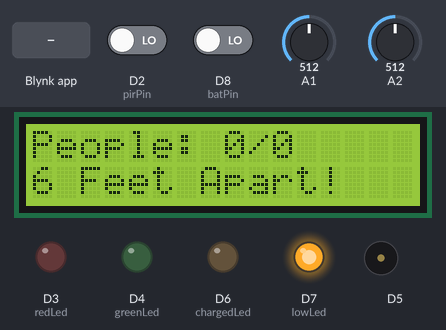
Recording of a sketch running on a simulated Arduino MKR. Shown: 16×2 character LCD, output pins drawn as LEDs (lit = HIGH), buzzer (waves = sounding). Inputs (shaded band) come from the test bench; at power-on: D2 (pirPin) LOW, D8 (batPin) LOW, A1 = 512, A2 = 512. WiFi joins after 1.5 s; servers stay silent unless stated; pins used as bus, display or sensor lines are not drawn; what the sketch prints to the serial monitor is not drawn.

Above: at 3.0 s.
3.1 s: Blynk app writes 1 to V0
At 4.3 s:
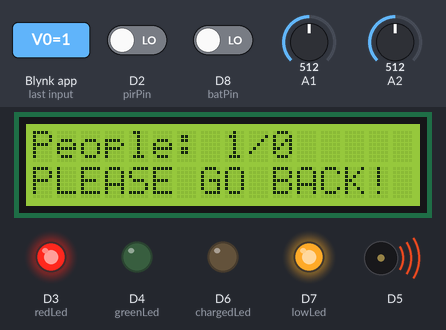
4.6 s: Blynk app writes 0 to V0
At 5.6 s:
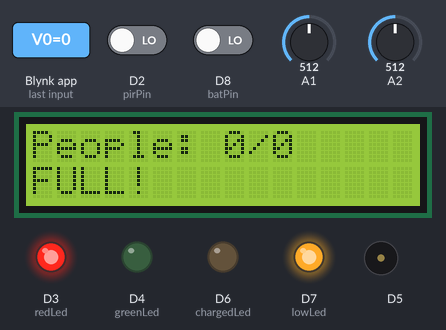
6.1 s: Blynk app writes 1 to V2
At 6.6 s:
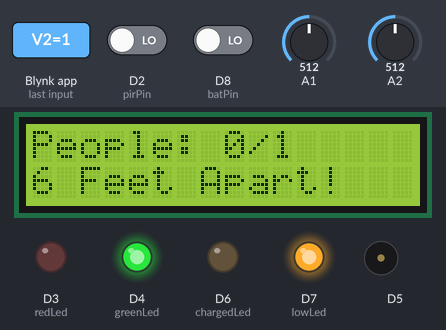
10.6 s: Blynk app writes 0 to V2
At 11.4 s:
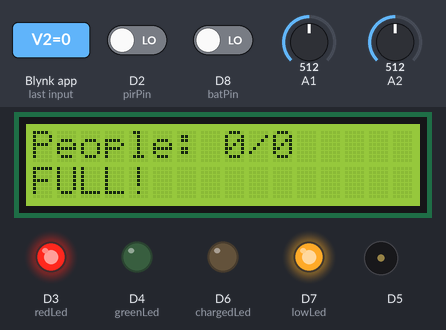
Timing chart, 0 to 13.1 s (numbered marks = the images above; inputs shaded):
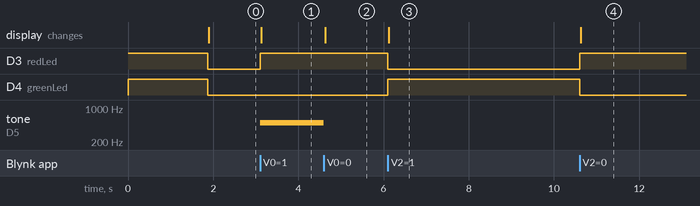

Measured:
- after the input at 3.1 s, D3 (redLed): LOW → HIGH at once; tone on D5: silent → 500 Hz at once; the display: changes at once (image 1)
- after the input at 4.6 s, tone on D5: 500 Hz → silent at once; the display: changes at once (image 2)
- after the input at 6.1 s, D3 (redLed): HIGH → LOW at once; D4 (greenLed): LOW → HIGH at once; the display: changes at once (image 3)
- after the input at 10.6 s, D3 (redLed): LOW → HIGH at once; D4 (greenLed): HIGH → LOW at once; the display: changes at once (image 4)

The sketch:

Smart_Crowd_Sensor.ino
```cpp
#include <SPI.h>
#include <WiFiNINA.h>
#include <BlynkSimpleWiFiNINA.h>
#include <Wire.h>
#include <Adafruit_LiquidCrystal.h>
#include <Adafruit_SleepyDog.h>
#define BLYNK_GREEN "#23C48E"
#define BLYNK_RED "#D3435C"
#define BLYNK_YELLOW "#ED9D00"
#define BLYNK_PRINT Serial


// Sensor Order: From left to right when looking at the sensors directly: Ultra1, PIR, Ultra2.
// The credentials for Wi-Fi and Blynk:
char auth[] = "ngsCZFQnFcKgl_szH5p2qK0BnPUFa7s6";

char ssid[] = "NETGEAR10";
char pass[] = "basicearth863";
//The variables for basic person counting
int peopleIn = 0;
int threshold;
int availableSlots;
int buzzerState = 0; //state of the buzzer, 0 for off, 1 for on
String dir = "null";

//The pin definitions for the LEDs
int redLed = 3; //stop led
int greenLed = 4;//go led
int lowLed = 7; //low battery led
int chargedLed = 6; //good battery led

//More definitions, this time booleans
bool tooManyState = false;
bool canGo = true;
int timerState = 1;

// the following are integers for the PIR sensor
int pirPin = 2;
int pirState = LOW;
int pirVal = 0;
bool Person = false;

//the following are integers for both Ultra1 and Ultra2
const int trigDelay = 25; // 25 Microseconds
int rxPin = 1;

//The following are integers for Ultra1
float cmLeft = 0;

//The following are for Ultra2
float cmRight = 0;

//The following are for the battery and the PowerBoost 500C
int batPin = 8;
int batState = HIGH;

WidgetLED batLed(V5);
Adafruit_LiquidCrystal lcd(0);
BlynkTimer timer;
WidgetTerminal terminal(V3);


 void setup() {
  Serial.begin(9600);
  //Pin mode
  pinMode(redLed, OUTPUT);
  pinMode(greenLed, OUTPUT);
  pinMode(batPin, INPUT);
  pinMode(lowLed, OUTPUT);
  pinMode(chargedLed, OUTPUT);
  pinMode(rxPin, OUTPUT);
  //set both Go and Stop leds to HIGH
  digitalWrite(redLed, HIGH);
  digitalWrite(greenLed, HIGH);
  lcd.begin(16, 2);
  lcd.clear();
  lcd.setCursor(0,0);
  lcd.print("People: ");
  //Delay a few to calibrate the PIR sensor, may still be erratic after but only for a minute or two.
  //connects to Blynk
  digitalWrite(rxPin, HIGH);
  delay(1);
  digitalWrite(rxPin, LOW);
  Blynk.begin(auth, ssid, pass);
  Serial.println("All systems go!");
  Serial.println("Check 1");
  Serial.println("Check 1.5");
  digitalWrite(redLed, LOW);
  digitalWrite(greenLed, LOW);
  Serial.println("Check 2");
  Serial.println("Check 3");
  Battery();
  Serial.println("Check 4");
  Blynk.syncVirtual(V2);
  availableSlots = threshold - peopleIn;
  Blynk.virtualWrite(V0, peopleIn);
  Blynk.virtualWrite(V1, availableSlots);
  terminal.clear();
  terminal.println("************************");
  terminal.println("Initialized And Connected!");
  terminal.flush();
  timer.setInterval(300000L, Battery);
  timer.setInterval(100L, Sense);
  int countdownMS = Watchdog.enable(10000);
  lcd.print(peopleIn);
  lcd.print("/");
  lcd.print(threshold);
  lcd.print("   ");
  lcd.setCursor(0, 1);
  lcd.print("6 Feet Apart!");
}
void loop() {
  Blynk.run();
  timer.run();
  Watchdog.reset();
}

BLYNK_WRITE(V4) {
  timerState = param.asInt();
}
BLYNK_WRITE(V0){
  if (timerState == 1) {
    peopleIn = param.asInt();
    availableSlots = threshold - peopleIn;
    Blynk.virtualWrite(V1, availableSlots);
    tooMany();
    lcd.setCursor(8,0);
    lcd.print(peopleIn);
    lcd.print("/");
    lcd.print(threshold);
    lcd.print("   ");
  }
}
BLYNK_WRITE(V3) {
  String termIn;
  termIn = param.asStr();
  termIn.toLowerCase();
  if (String("clear terminal") == termIn) {
    terminal.clear();
    terminal.flush();
  }
  else if (String("battery check") == termIn) {
    terminal.println("Checking...");
    terminal.flush();
    Battery();
    if (batState == LOW) {
      terminal.println("Battery Low! Recharge soon.");
       terminal.flush();
    }
    else if (batState == HIGH) {
      terminal.println("Battery Charged!");
      terminal.flush();
    }
  }
  else if (String("reset") == termIn) {
    terminal.println("Resetting...");
    terminal.flush();
    lcd.clear();
    lcd.print("Resetting...");
    Watchdog.disable();
    int countdownMS = Watchdog.enable(500);
   }
  else {
    terminal.println("ERROR: Invalid Command");
    terminal.flush();
  }

}
BLYNK_WRITE(V2) {
  if (timerState == 1) {
    threshold = param.asInt();
    Blynk.virtualWrite(V2, threshold);
    availableSlots = threshold - peopleIn;
    Blynk.virtualWrite(V1, availableSlots);
    tooMany();
    lcd.setCursor(8,0);
    lcd.print(peopleIn);
    lcd.print("/");
    lcd.print(threshold);
    lcd.print("   ");
  }
}


void Sense() {
  //PIR code starts
  pirVal = digitalRead(pirPin);
  if (pirVal == HIGH) {
    if (pirState == LOW) {
      Serial.println("Motion Detected");
      pirState = HIGH;
      Person = true;
    }
  }
  else if (pirState == HIGH) {
    Serial.println("Motion Ended");
    pirState = LOW;
    Person = false;
  }

  //PIR code ends
  //Ultra1 code starts
  digitalWrite(rxPin, HIGH);
  delayMicroseconds(40);
  digitalWrite(rxPin, LOW);
  //for(int i = 0; i<10; i++) {
    cmLeft = analogRead(1);
  //}
  //cmLeft /=10;
  Serial.println(cmLeft);
  if (cmLeft < 200 and Person == true and dir == "null") {
    dir = "In";
    tooMany();
    Serial.println("IN!");
  }
  else if (cmLeft < 200 and Person == true and dir == "Out") {
    if (peopleIn > 0) {
      dir = "null";
      peopleIn = peopleIn - 1;
      tooMany();
      lcd.setCursor(8,0);
      lcd.print(peopleIn);
      lcd.print("/");
      lcd.print(threshold);
      lcd.print("   ");
      Blynk.virtualWrite(V0, peopleIn);
    }
  }

  //Ultra1 code ends
  //Ultra2 code starts
  digitalWrite(rxPin, HIGH);
  delayMicroseconds(40);
  digitalWrite(rxPin, LOW);
  //for(int j = 0; j<10; j++) {
    cmRight = analogRead(2);
  //}
 // cmRight /=10;
  Serial.println(cmRight);
  if (cmRight < 400 and Person == true and dir == "null") {
    dir = "Out";
    tooMany();
    Serial.println("OUT!");
  }
  else if (cmRight < 400 and Person == true and dir == "In") {
    dir = "null";
    peopleIn++;
    tooMany();
    lcd.setCursor(8,0);
    lcd.print(peopleIn);
    lcd.print("/");
    lcd.print(threshold);
    lcd.print("   ");
    Blynk.virtualWrite(V0, peopleIn);
    dir = "null";
  }
  }


void Battery() {
  if (digitalRead(batPin) == HIGH) {
    batState = HIGH;
    Blynk.setProperty(V5, "color", BLYNK_GREEN);
    digitalWrite(chargedLed, HIGH);
    digitalWrite(lowLed, LOW);
  }
  else {
    batState = LOW;
    Blynk.setProperty(V5, "color", BLYNK_RED);
    digitalWrite(chargedLed, LOW);
    digitalWrite(lowLed, HIGH);
  }

  }

void tooMany() {
  if (timerState == 1) {
    if (peopleIn > threshold) {
      if (tooManyState == false) {
        tone(5, 500);
        Blynk.notify("{DEVICE_NAME} has reported as excess of person(s) entering the store") ;
        digitalWrite(redLed, HIGH);
        digitalWrite(greenLed, LOW);
        canGo = false;
        lcd.setCursor(0,1);
        lcd.print("PLEASE GO BACK!");
        lcd.print("    ");
      }
      bool tooManyState = true;
    }
    else if (peopleIn < threshold){
      noTone(5);
      digitalWrite(greenLed, HIGH);
      digitalWrite(redLed, LOW);
      if (canGo == false) {
        canGo = true;
        lcd.setCursor(0,1);
        lcd.print("6 Feet Apart!");
        lcd.print("    ");
      }
    }

    else if (peopleIn == threshold) {
      noTone(5);
      digitalWrite(redLed, HIGH);
      digitalWrite(greenLed, LOW);
      canGo = false;
      lcd.setCursor(0,1);
      lcd.print("               ");
      lcd.setCursor(0,1);
      lcd.print("FULL!");
      lcd.print("    ");
    }
  }
}
```
